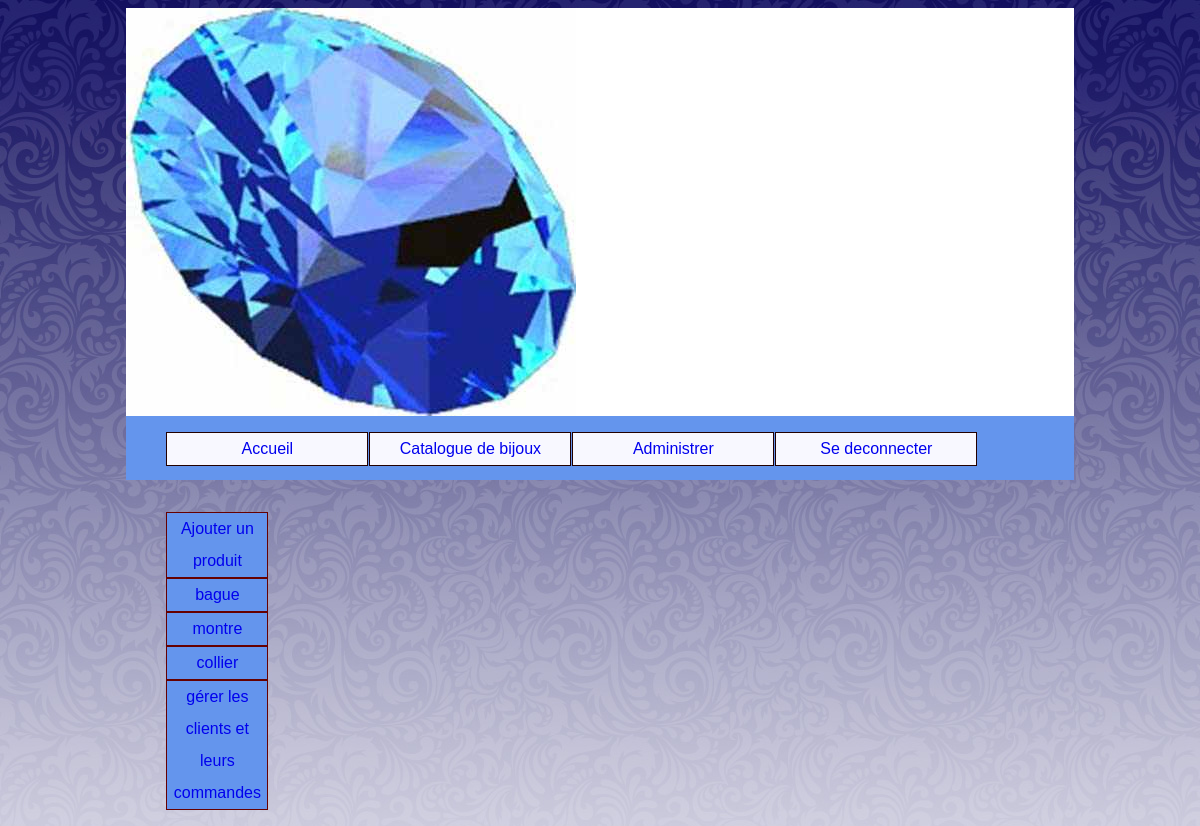
/index.php?uc=administrer&action=connectadmin (signed in), run on the app's committed database.
### tables this page shows
CREATE TABLE `categorie` (
  `ID_CAT` int(4) NOT NULL auto_increment,
  `NOM_CAT` char(32) default NULL,
  PRIMARY KEY  (`ID_CAT`)
);

### util/class.pdoBijoux.inc.php (called while the page is built, shortened)
<?php
class Pdovente_bijoux
{
      	private static $serveur='mysql:host=localhost';
      	private static $bdd='dbname=vente_bijoux';
      	private static $user='root' ;
      	private static $mdp='' ;
		private static $monPdo;
		private static $monPdovente_bijoux = null;
	private function __construct()
	{
    		Pdovente_bijoux::$monPdo = new PDO(Pdovente_bijoux::$serveur.';'.Pdovente_bijoux::$bdd, Pdovente_bijoux::$user, Pdovente_bijoux::$mdp);
			Pdovente_bijoux::$monPdo->query("SET CHARACTER SET utf8");
	}
	public  static function getPdovente_bijoux()
	{
		if(Pdovente_bijoux::$monPdovente_bijoux == null)
		{
			Pdovente_bijoux::$monPdovente_bijoux= new Pdovente_bijoux();
		}
		return Pdovente_bijoux::$monPdovente_bijoux;
	}
	public function getLesCategories()
	{
		$req = "select * from categorie";
		$res = Pdovente_bijoux::$monPdo->query($req);
		$lesLignes = $res->fetchAll();
		return $lesLignes;
	}
}
?>

### vues/v_cat_admin.php (the view)
<ul id="categories">
<li><a href="index.php?uc=administrer&action=FormAjouterProd"> Ajouter un produit	</a></li>
<?php
foreach( $lesCategories as $uneCategorie)
{
	$idCategorie = $uneCategorie['ID_CAT'];
	$libCategorie = $uneCategorie['NOM_CAT'];
	?>
	<li>
		<a href=index.php?uc=administrer&categorie=<?php echo $idCategorie ?>&action=voirBijoux><?php echo $libCategorie ?></a>
<?php
}
?>
<li><a href="index.php?uc=administrer&action=voirClients"> gérer les clients et leurs commandes	</a></li>
</ul>

### util/cssGeneral.css (style rules this page uses)
#categories { float:left; }
#menu li a , #categories li a { text-decoration:none; }
#categories li { list-style-type: none; list-style-image:none; margin-right: 1px ; border:1px solid #600; width:100px; text-align:center; background-color: #6495ED; position:relative; }

### data on the page
categorie: NOM_CAT "bague"
categorie: NOM_CAT "montre"
categorie: NOM_CAT "collier"
